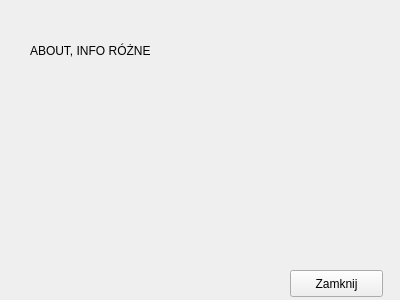
<?xml version="1.0" encoding="UTF-8"?>
<ui version="4.0">
 <class>About</class>
 <widget class="QWidget" name="About">
  <property name="geometry">
   <rect>
    <x>0</x>
    <y>0</y>
    <width>400</width>
    <height>300</height>
   </rect>
  </property>
  <property name="windowTitle">
   <string>Form</string>
  </property>
  <widget class="QLabel" name="label">
   <property name="geometry">
    <rect>
     <x>30</x>
     <y>30</y>
     <width>211</width>
     <height>41</height>
    </rect>
   </property>
   <property name="text">
    <string>ABOUT, INFO RÓŻNE</string>
   </property>
  </widget>
  <widget class="QPushButton" name="exit_button">
   <property name="geometry">
    <rect>
     <x>290</x>
     <y>270</y>
     <width>93</width>
     <height>27</height>
    </rect>
   </property>
   <property name="text">
    <string>Zamknij</string>
   </property>
  </widget>
 </widget>
 <resources/>
 <connections>
  <connection>
   <sender>exit_button</sender>
   <signal>clicked()</signal>
   <receiver>About</receiver>
   <slot>close()</slot>
   <hints>
    <hint type="sourcelabel">
     <x>336</x>
     <y>283</y>
    </hint>
    <hint type="destinationlabel">
     <x>199</x>
     <y>149</y>
    </hint>
   </hints>
  </connection>
 </connections>
</ui>
